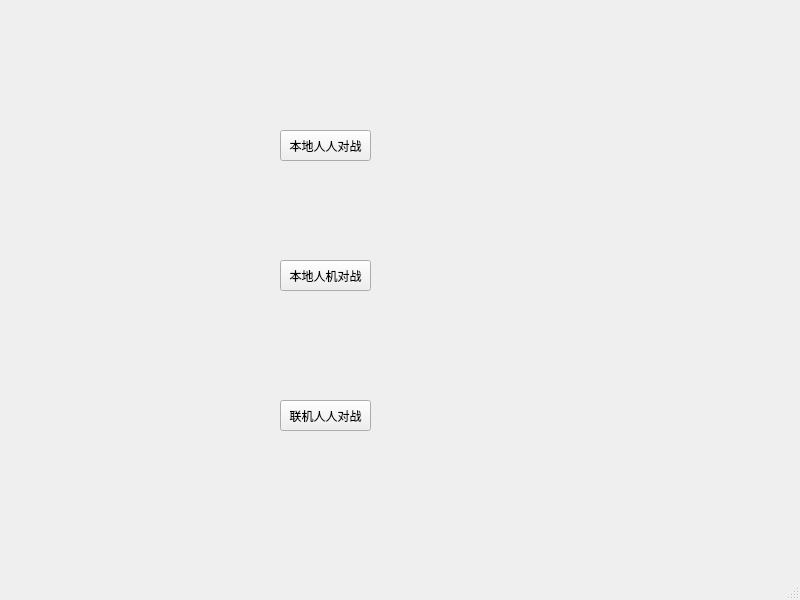
<?xml version="1.0" encoding="UTF-8"?>
<ui version="4.0">
 <class>MainWindow</class>
 <widget class="QMainWindow" name="MainWindow">
  <property name="geometry">
   <rect>
    <x>0</x>
    <y>0</y>
    <width>800</width>
    <height>600</height>
   </rect>
  </property>
  <property name="windowTitle">
   <string>MainWindow</string>
  </property>
  <widget class="QWidget" name="centralwidget">
   <widget class="QPushButton" name="Btn1">
    <property name="geometry">
     <rect>
      <x>280</x>
      <y>130</y>
      <width>91</width>
      <height>31</height>
     </rect>
    </property>
    <property name="text">
     <string>本地人人对战</string>
    </property>
   </widget>
   <widget class="QPushButton" name="Btn2">
    <property name="geometry">
     <rect>
      <x>280</x>
      <y>260</y>
      <width>91</width>
      <height>31</height>
     </rect>
    </property>
    <property name="text">
     <string>本地人机对战</string>
    </property>
   </widget>
   <widget class="QPushButton" name="Btn3">
    <property name="geometry">
     <rect>
      <x>280</x>
      <y>400</y>
      <width>91</width>
      <height>31</height>
     </rect>
    </property>
    <property name="text">
     <string>联机人人对战</string>
    </property>
   </widget>
  </widget>
  <widget class="QMenuBar" name="menubar">
   <property name="geometry">
    <rect>
     <x>0</x>
     <y>0</y>
     <width>800</width>
     <height>17</height>
    </rect>
   </property>
  </widget>
  <widget class="QStatusBar" name="statusbar"/>
 </widget>
 <resources/>
 <connections/>
</ui>
